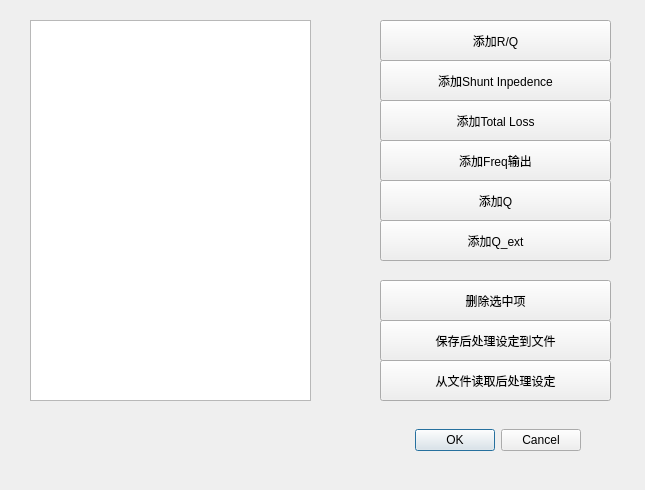
<?xml version="1.0" encoding="UTF-8"?>
<ui version="4.0">
 <class>PostProcessSettingDialog</class>
 <widget class="QDialog" name="PostProcessSettingDialog">
  <property name="geometry">
   <rect>
    <x>0</x>
    <y>0</y>
    <width>645</width>
    <height>490</height>
   </rect>
  </property>
  <property name="windowTitle">
   <string>后处理设置</string>
  </property>
  <widget class="QDialogButtonBox" name="buttonBox">
   <property name="geometry">
    <rect>
     <x>180</x>
     <y>410</y>
     <width>401</width>
     <height>61</height>
    </rect>
   </property>
   <property name="orientation">
    <enum>Qt::Horizontal</enum>
   </property>
   <property name="standardButtons">
    <set>QDialogButtonBox::Cancel|QDialogButtonBox::Ok</set>
   </property>
  </widget>
  <widget class="QListView" name="listView">
   <property name="geometry">
    <rect>
     <x>30</x>
     <y>20</y>
     <width>281</width>
     <height>381</height>
    </rect>
   </property>
  </widget>
  <widget class="QPushButton" name="DeleteButton">
   <property name="geometry">
    <rect>
     <x>380</x>
     <y>280</y>
     <width>231</width>
     <height>41</height>
    </rect>
   </property>
   <property name="text">
    <string>删除选中项</string>
   </property>
  </widget>
  <widget class="QPushButton" name="AddLossButton">
   <property name="geometry">
    <rect>
     <x>380</x>
     <y>100</y>
     <width>231</width>
     <height>41</height>
    </rect>
   </property>
   <property name="text">
    <string>添加Total Loss</string>
   </property>
  </widget>
  <widget class="QPushButton" name="AddROQButton">
   <property name="geometry">
    <rect>
     <x>380</x>
     <y>20</y>
     <width>231</width>
     <height>41</height>
    </rect>
   </property>
   <property name="text">
    <string>添加R/Q</string>
   </property>
  </widget>
  <widget class="QPushButton" name="SaveJsonButton">
   <property name="geometry">
    <rect>
     <x>380</x>
     <y>320</y>
     <width>231</width>
     <height>41</height>
    </rect>
   </property>
   <property name="text">
    <string>保存后处理设定到文件</string>
   </property>
  </widget>
  <widget class="QPushButton" name="LoadJsonButton">
   <property name="geometry">
    <rect>
     <x>380</x>
     <y>360</y>
     <width>231</width>
     <height>41</height>
    </rect>
   </property>
   <property name="text">
    <string>从文件读取后处理设定</string>
   </property>
  </widget>
  <widget class="QPushButton" name="AddFreqButton">
   <property name="geometry">
    <rect>
     <x>380</x>
     <y>140</y>
     <width>231</width>
     <height>41</height>
    </rect>
   </property>
   <property name="text">
    <string>添加Freq输出</string>
   </property>
  </widget>
  <widget class="QPushButton" name="AddQButton">
   <property name="geometry">
    <rect>
     <x>380</x>
     <y>180</y>
     <width>231</width>
     <height>41</height>
    </rect>
   </property>
   <property name="text">
    <string>添加Q</string>
   </property>
  </widget>
  <widget class="QPushButton" name="AddSIButton">
   <property name="geometry">
    <rect>
     <x>380</x>
     <y>60</y>
     <width>231</width>
     <height>41</height>
    </rect>
   </property>
   <property name="text">
    <string>添加Shunt Inpedence</string>
   </property>
  </widget>
  <widget class="QPushButton" name="AddQExtButton">
   <property name="geometry">
    <rect>
     <x>380</x>
     <y>220</y>
     <width>231</width>
     <height>41</height>
    </rect>
   </property>
   <property name="text">
    <string>添加Q_ext</string>
   </property>
  </widget>
 </widget>
 <resources/>
 <connections>
  <connection>
   <sender>buttonBox</sender>
   <signal>accepted()</signal>
   <receiver>PostProcessSettingDialog</receiver>
   <slot>accept()</slot>
   <hints>
    <hint type="sourcelabel">
     <x>248</x>
     <y>254</y>
    </hint>
    <hint type="destinationlabel">
     <x>157</x>
     <y>274</y>
    </hint>
   </hints>
  </connection>
  <connection>
   <sender>buttonBox</sender>
   <signal>rejected()</signal>
   <receiver>PostProcessSettingDialog</receiver>
   <slot>reject()</slot>
   <hints>
    <hint type="sourcelabel">
     <x>316</x>
     <y>260</y>
    </hint>
    <hint type="destinationlabel">
     <x>286</x>
     <y>274</y>
    </hint>
   </hints>
  </connection>
 </connections>
</ui>
